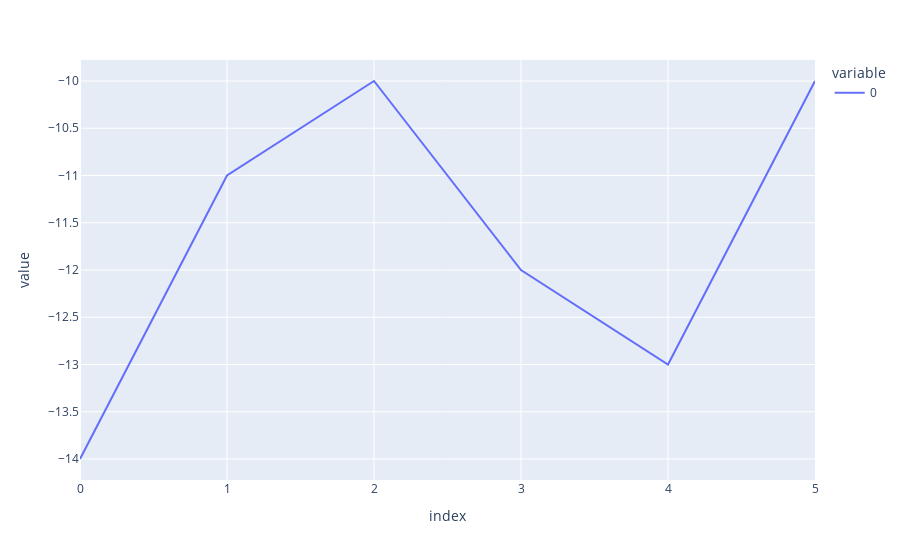
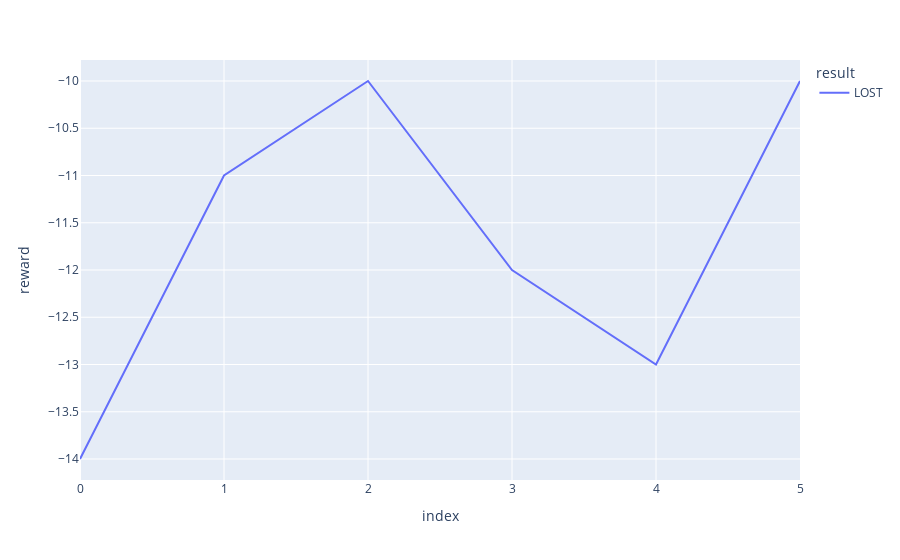

Notebook source saved alongside these figures, in order:
### Code cell
ag = Agent()
episodes = 6
ag.Q_Learning(episodes)
ag.plot(episodes)
ag.showValues()

### Figure 1 — Plotly figure (JSON) as saved in the notebook; plotly's stock layout.template omitted (floating-point values rounded to 4 significant figures)
{"data": [{"hovertemplate": "variable=0<br>index=%{x}<br>value=%{y}<extra></extra>", "legendgroup": "0", "line": {"color": "#636efa", "dash": "solid"}, "marker": {"symbol": "circle"}, "mode": "lines", "name": "0", "orientation": "v", "showlegend": true, "type": "scatter", "x": [0, 1, 2, 3, 4, 5], "xaxis": "x", "y": [-14, -11, -10, -12, -13, -10], "yaxis": "y"}], "layout": {"legend": {"title": {"text": "variable"}, "tracegroupgap": 0}, "margin": {"t": 60}, "xaxis": {"anchor": "y", "domain": [0, 1], "title": {"text": "index"}}, "yaxis": {"anchor": "x", "domain": [0, 1], "title": {"text": "value"}}}}

### Figure 2 — Plotly figure (JSON) as saved in the notebook; plotly's stock layout.template omitted (floating-point values rounded to 4 significant figures)
{"data": [{"hovertemplate": "result=LOST<br>index=%{x}<br>reward=%{y}<extra></extra>", "legendgroup": "LOST", "line": {"color": "#636efa", "dash": "solid"}, "marker": {"symbol": "circle"}, "mode": "lines", "name": "LOST", "orientation": "v", "showlegend": true, "type": "scatter", "x": [0, 1, 2, 3, 4, 5], "xaxis": "x", "y": [-14, -11, -10, -12, -13, -10], "yaxis": "y"}], "layout": {"legend": {"title": {"text": "result"}, "tracegroupgap": 0}, "margin": {"t": 60}, "xaxis": {"anchor": "y", "domain": [0, 1], "title": {"text": "index"}}, "yaxis": {"anchor": "x", "domain": [0, 1], "title": {"text": "reward"}}}}
